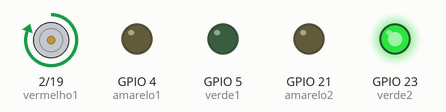
Bench run of a sketch on a simulated ESP32. Shown: motor-driver pin pairs drawn as motors (green arrow = first pin HIGH = forward, orange = second pin HIGH = backward, longer = more drive), output pins drawn as LEDs (lit = HIGH). What the sketch prints to the serial monitor is not drawn.

Above: at 2.5 s.
At 6.5 s:
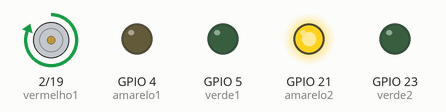
At 10.5 s:
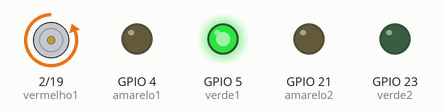
At 14.5 s:
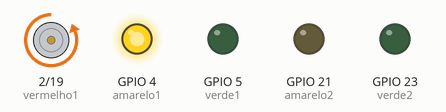
Timing chart, 0 to 20.8 s (numbered marks = the images above):
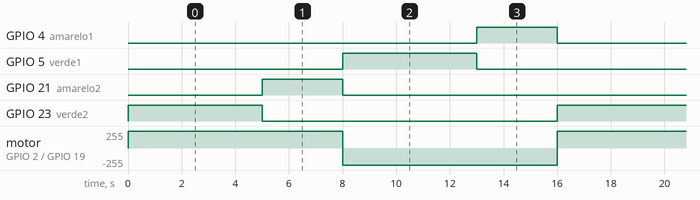

The sketch:

semaforoprj.ino
```cpp
//Biblioteca utilizada para utilização do WiFi no Esp32.
// WiFi vai controlar o Acess Point
// WiFiCliente permite conectar a um roteador.
#include <WiFi.h>
#include <WiFiClient.h>
//biblioteca para executar um serviço de HTTP, para publicar os arquivo html
#include <WebServer.h>
#include <string.h>

//Instancia a biblioteca WebServer, indicando an porta 80 que é a padrão do HTTP
WebServer server(80);

//Configuração de rede Wifi, Nome, Senha.
const char *ssid = "Semáforo-MIIA";
const char *password= "MIIA0406";

//definição das configuração de rede
IPAddress local_IP(192,168,0,80);
IPAddress gateway(191,168,0,1);
IPAddress subnet(255,255,255,0);


//Declaração de pinos
//Semáforo 01
const int vermelho1 = 2;
const int amarelo1 = 4;
const int verde1 = 5;
//Semáforo 02
const int vermelho2 = 19;
const int amarelo2 = 21;
const int verde2 =23;
// Variaveis de tempo
int tempoA = 3000; //Tempo Amarelo
int tempoVER = 5000; //Tempo Verde

void setup() {

  Serial.begin(115200);
Serial.print("Configuração AP.......");
// Se aparecer "ok" a configuração está certa do local_IP, gateway, subnet.
// Se aparecr "Erro" a configuração de algum deles (local_IP, gateway, subnet) está errado
Serial.println(WiFi.softAPConfig(local_IP, gateway, subnet)?"OK" : "Erro");
Serial.print("Iniciando o Wifi.......");
Serial.println(WiFi.softAP(ssid, password));
Serial.print("Endereço de IP.......");
Serial.println(WiFi.softAPIP());

  //Definindo os pinos como saída
  pinMode(vermelho1, OUTPUT);
  pinMode(amarelo1, OUTPUT);
  pinMode(verde1, OUTPUT);

  pinMode(vermelho2, OUTPUT);
  pinMode(amarelo2, OUTPUT);
  pinMode(verde2, OUTPUT);
   Serial.begin(115200);
}

void loop() {
luzSemaforo();
}

  void luzSemaforo () {
    //Vermelho-verde
    //Vermelho-amarelo
    //Verde-vermelho
    //amarelo-vermelho
    //vermelho-verde
    acenderLed(vermelho1);
    acenderLed(verde2);
    delay(tempoVER);
    apagarLed(verde2);
    acenderLed(amarelo2);
    delay(tempoA);
    apagarLed(amarelo2);
    apagarLed(vermelho1);
    acenderLed(verde1);
    acenderLed(vermelho2);
    delay(tempoVER);
    apagarLed(verde1);
    acenderLed(amarelo1);
    delay(tempoA);
    apagarLed(amarelo1);
    apagarLed(vermelho2);
  }


void acenderLed (int led){
  digitalWrite(led, HIGH);
}

void apagarLed (int led){
  digitalWrite(led, LOW);
}
```

Measured:
- by itself, GPIO 4 (amarelo1), GPIO 21 (amarelo2): alternates HIGH for 3.0 s and LOW for 13.0 s
- by itself, GPIO 5 (verde1), GPIO 23 (verde2): alternates HIGH for 5.0 s and LOW for 11.0 s
- by itself, motor on GPIO 2 (vermelho1) / GPIO 19 (vermelho2): alternates forward 255/255 for 8.0 s and backward 255/255 for 8.0 s
